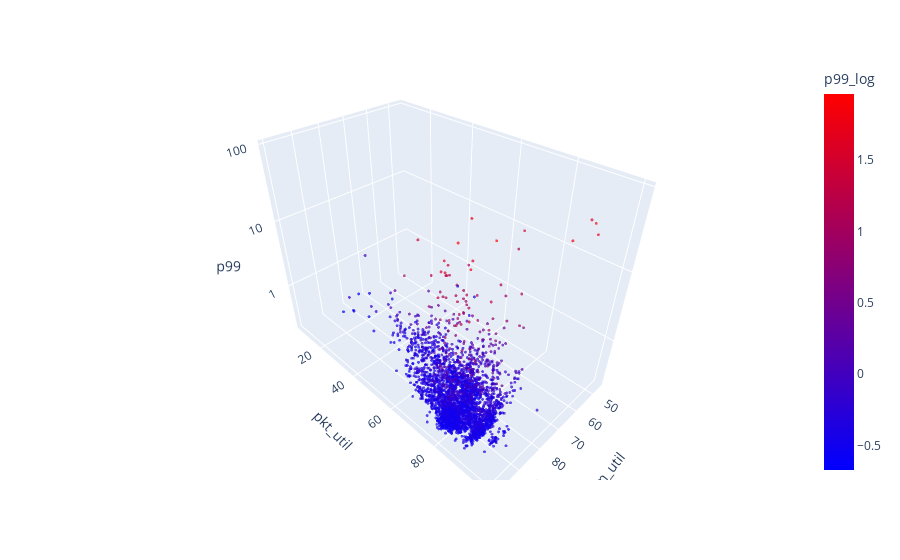

Notebook source saved alongside this figure:
### Code cell
import pandas as pd
import matplotlib.pyplot as plt
import plotly.express as px
import numpy as np
from dash import Dash, dcc, html, Input, Output


df = None
try:
    df = pd.read_csv("df.csv")
except:
    print("file not exixt")
df = df[df['p99']<=100]
df['p99_log'] = np.log10(df['p99'])
df['slo_vio'] = (df['p99'] <= 1).astype(int)


fig = plt.figure()
fig = px.scatter_3d(df, x='vm_util', y='pkt_util', z='p99',
            color='p99_log',opacity=0.7,color_continuous_scale='bluered')
fig.update_traces(marker_size=1)
fig.update_layout(scene=dict(zaxis=dict(dtick=1, type='log')))

### Figure 1 — Plotly figure (JSON) as saved in the notebook; plotly's stock layout.template omitted (floating-point values rounded to 4 significant figures; data arrays with more than 128 entries replaced by an {"elided": "..."} marker saying what was removed)
{"data": [{"hovertemplate": "vm_util=%{x}<br>pkt_util=%{y}<br>p99=%{z}<br>p99_log=%{marker.color}<extra></extra>", "legendgroup": "", "marker": {"color": {"elided": "3082 float values"}, "coloraxis": "coloraxis", "opacity": 0.7, "size": 1, "symbol": "circle"}, "mode": "markers", "name": "", "scene": "scene", "showlegend": false, "type": "scatter3d", "x": {"elided": "3082 float values"}, "y": {"elided": "3082 float values"}, "z": {"elided": "3082 float values"}}], "layout": {"coloraxis": {"colorbar": {"title": {"text": "p99_log"}}, "colorscale": [[0, "rgb(0,0,255)"], [1, "rgb(255,0,0)"]]}, "legend": {"tracegroupgap": 0}, "margin": {"t": 60}, "scene": {"domain": {"x": [0, 1], "y": [0, 1]}, "xaxis": {"title": {"text": "vm_util"}}, "yaxis": {"title": {"text": "pkt_util"}}, "zaxis": {"dtick": 1, "title": {"text": "p99"}, "type": "log"}}}}
